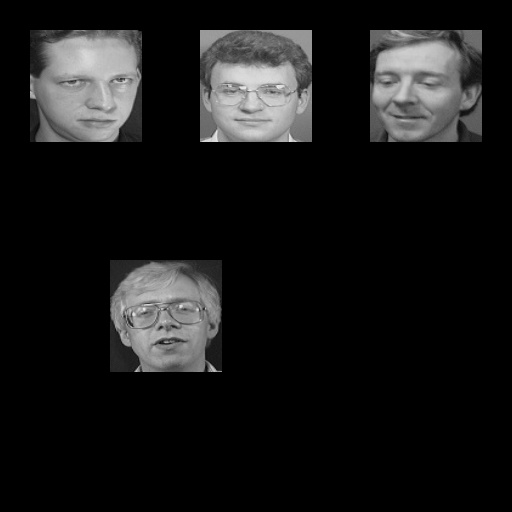
#> input picture data/InputData/Val_01.jpg, 512 x 512 px, given as the content of the folder data/S1, which was not available
$ python dataset_preparation.py
#> lines starting #> are read from the running program, lines starting #| are printed output that depends on the picture; after the words box and inside, x2 and y2 are one past the last pixel; in counts of white or black regions, pixels touching at a corner belong together; pictures that were not available may be replaced by others from this repository, and a replacement may not be noted
# dataset_preparation.py
import cv2
import numpy as np
import os
import random

DATA_DIR    = "data"               # S1 to S7 are directly inside here
INPUT_DIR   = "data/InputData"
TEST_DIR    = "data/Test_512_512"
CANVAS_SIZE = 512
FACE_SIZE   = 112

os.makedirs(INPUT_DIR, exist_ok=True)
os.makedirs(TEST_DIR,  exist_ok=True)

random.seed(42)

# ── Convert PGM to JPG if not already done ───────────────────────────────
for folder in ["S1","S2","S3","S4","S5","S6","S7"]:
    fpath = os.path.join(DATA_DIR, folder)
    for f in os.listdir(fpath):
        if f.endswith(".pgm"):
            pgm = os.path.join(fpath, f)
            jpg = pgm.replace(".pgm", ".jpg")
            img = cv2.imread(pgm, cv2.IMREAD_GRAYSCALE)
            cv2.imwrite(jpg, img)
            os.remove(pgm)
print("PGM → JPG done (skipped if already JPG)")

# ── Load images per subject ───────────────────────────────────────────────
subjects = ["S1","S2","S3","S4","S5","S6","S7"]

subject_images = {}
for s in subjects:
    folder = os.path.join(DATA_DIR, s)
    files  = sorted([f for f in os.listdir(folder) if f.endswith(".jpg")])
    subject_images[s] = [os.path.join(folder, f) for f in files]
    print(f"  {s}: {len(files)} images found")

# ── Split images per subject ──────────────────────────────────────────────
# First 7 images → used for InputData (labeling + gallery)
# Last 3 images  → used for Test set
gallery_imgs = {s: subject_images[s][:7] for s in subjects}
test_imgs    = {s: subject_images[s][7:] for s in subjects[:5]}  # S1-S5 in test

# ── Helper: create composite image ───────────────────────────────────────
def make_composite(chosen, img_pool):
    canvas = np.zeros((CANVAS_SIZE, CANVAS_SIZE, 3), dtype=np.uint8)

    positions = [
        (30,  30),
        (200, 30),
        (370, 30),
        (110, 260),
        (300, 260),
    ][:len(chosen)]

    for subject, (x, y) in zip(chosen, positions):
        img_path = random.choice(img_pool[subject])
        face     = cv2.imread(img_path, cv2.IMREAD_GRAYSCALE)
#> face is the input picture: shape (512, 512); min 0, max 234, mean 24.1
        face     = cv2.resize(face, (FACE_SIZE, FACE_SIZE))
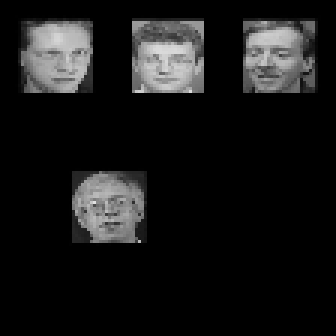
#> face: shape (112, 112) (shown 3 times larger); min 0, max 225, mean 23.6
        face_bgr = cv2.cvtColor(face, cv2.COLOR_GRAY2BGR)
        canvas[y:y+FACE_SIZE, x:x+FACE_SIZE] = face_bgr
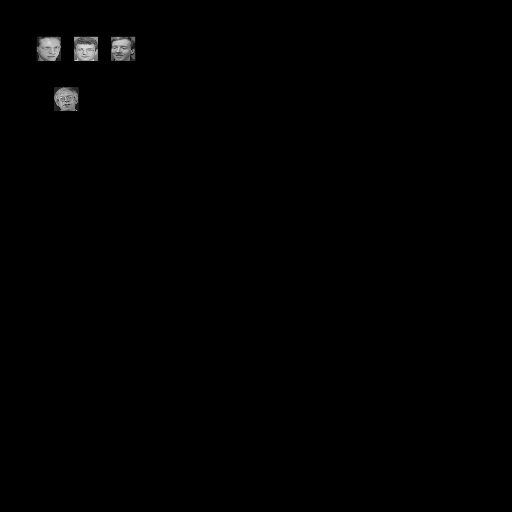
#> canvas: shape (512, 512, 3); min 0, max 225, mean 1.1

    return canvas

# ── Create InputData (Val_01 to Val_08) ──────────────────────────────────
print("\nCreating InputData...")
for i in range(1, 9):
    num_faces = random.choice([4, 5])
    chosen    = random.sample(subjects, num_faces)
    canvas    = make_composite(chosen, gallery_imgs)
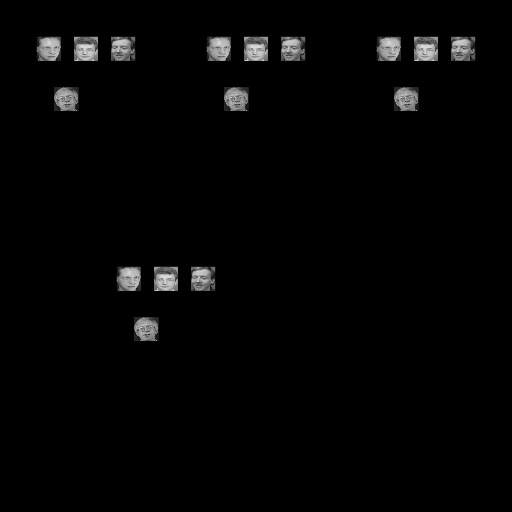
#> canvas: shape (512, 512, 3); 2.89% of pixels changed, all inside (x1, y1, x2, y2) = (115, 35, 477, 342)
    out       = os.path.join(INPUT_DIR, f"Val_{i:02d}.jpg")
    cv2.imwrite(out, canvas)
    print(f"  Val_{i:02d}.jpg — {num_faces} faces — {chosen}")
#|   Val_01.jpg — 4 faces — ['S1', 'S6', 'S3', 'S2']

# ── Create Test set (Test_01 to Test_10) ─────────────────────────────────
print("\nCreating Test_512_512...")
test_subjects = subjects[:5]   # S1 to S5 only
#> test_subjects = ['S1', 'S2', 'S3', 'S4', 'S5']
for i in range(1, 11):
    num_faces = random.choice([4, 5])
    chosen    = random.sample(test_subjects, min(num_faces, 5))
#> chosen = ['S3', 'S1', 'S4', 'S2', 'S5']
    canvas    = make_composite(chosen, test_imgs)
#> (the run stopped early here; a loop or call above may not have finished)
